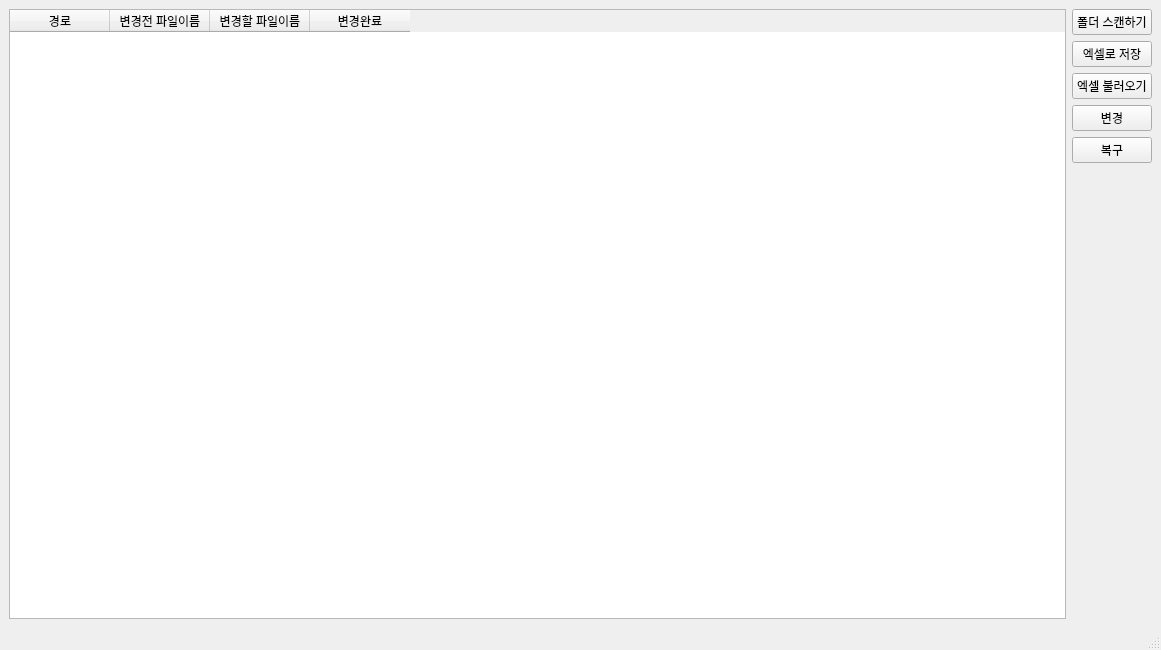
<?xml version="1.0" encoding="UTF-8"?>
<ui version="4.0">
 <class>MainWindow</class>
 <widget class="QMainWindow" name="MainWindow">
  <property name="geometry">
   <rect>
    <x>0</x>
    <y>0</y>
    <width>1161</width>
    <height>650</height>
   </rect>
  </property>
  <property name="windowTitle">
   <string>MainWindow</string>
  </property>
  <widget class="QWidget" name="centralwidget">
   <layout class="QGridLayout" name="gridLayout" rowminimumheight="0">
    <property name="sizeConstraint">
     <enum>QLayout::SetMaximumSize</enum>
    </property>
    <item row="0" column="0">
     <widget class="QTableWidget" name="tableWidget">
      <property name="alternatingRowColors">
       <bool>true</bool>
      </property>
      <attribute name="horizontalHeaderVisible">
       <bool>true</bool>
      </attribute>
      <attribute name="horizontalHeaderCascadingSectionResizes">
       <bool>false</bool>
      </attribute>
      <attribute name="horizontalHeaderDefaultSectionSize">
       <number>100</number>
      </attribute>
      <attribute name="horizontalHeaderHighlightSections">
       <bool>true</bool>
      </attribute>
      <attribute name="verticalHeaderCascadingSectionResizes">
       <bool>false</bool>
      </attribute>
      <attribute name="verticalHeaderShowSortIndicator" stdset="0">
       <bool>false</bool>
      </attribute>
      <attribute name="verticalHeaderStretchLastSection">
       <bool>false</bool>
      </attribute>
      <column>
       <property name="text">
        <string>경로</string>
       </property>
      </column>
      <column>
       <property name="text">
        <string>변경전 파일이름</string>
       </property>
      </column>
      <column>
       <property name="text">
        <string>변경할 파일이름</string>
       </property>
      </column>
      <column>
       <property name="text">
        <string>변경완료</string>
       </property>
      </column>
     </widget>
    </item>
    <item row="0" column="1">
     <layout class="QVBoxLayout" name="verticalLayout">
      <item>
       <widget class="QPushButton" name="loadButton">
        <property name="text">
         <string>폴더 스캔하기</string>
        </property>
       </widget>
      </item>
      <item>
       <widget class="QPushButton" name="saveButton">
        <property name="text">
         <string>엑셀로 저장</string>
        </property>
       </widget>
      </item>
      <item>
       <widget class="QPushButton" name="loadExcelButton">
        <property name="text">
         <string>엑셀 불러오기</string>
        </property>
       </widget>
      </item>
      <item>
       <widget class="QPushButton" name="applyButton">
        <property name="text">
         <string>변경</string>
        </property>
       </widget>
      </item>
      <item>
       <widget class="QPushButton" name="recoveryButton">
        <property name="text">
         <string>복구</string>
        </property>
       </widget>
      </item>
      <item>
       <spacer name="verticalSpacer">
        <property name="orientation">
         <enum>Qt::Vertical</enum>
        </property>
        <property name="sizeHint" stdset="0">
         <size>
          <width>20</width>
          <height>40</height>
         </size>
        </property>
       </spacer>
      </item>
     </layout>
    </item>
   </layout>
  </widget>
  <widget class="QMenuBar" name="menubar">
   <property name="geometry">
    <rect>
     <x>0</x>
     <y>0</y>
     <width>1161</width>
     <height>21</height>
    </rect>
   </property>
  </widget>
  <widget class="QStatusBar" name="statusbar"/>
 </widget>
 <resources/>
 <connections/>
</ui>
